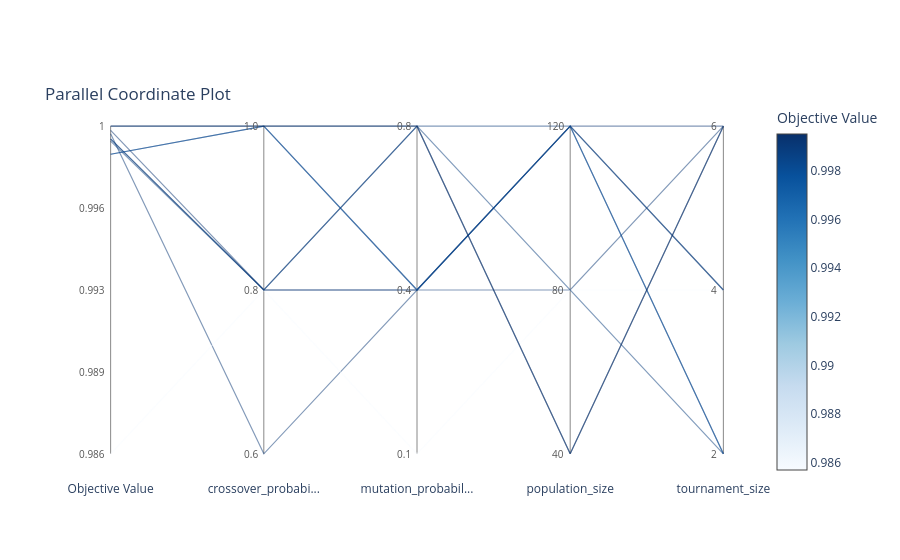

Notebook source saved alongside this figure:
### Code cell
# Shows all parameter combinations together
plot_parallel_coordinate(study).show()

### Figure 1 — Plotly figure (JSON) as saved in the notebook; plotly's stock layout.template omitted (floating-point values rounded to 4 significant figures)
{"data": [{"customdata": [["Objective Value", "0.999"], ["crossover_probabi...", "0.6"], ["mutation_probabil...", "0.4"], ["population_size", "80"], ["tournament_size", "6"]], "hovertemplate": "%{customdata[0]}: %{customdata[1]}<extra></extra>", "line": {"color": "rgb(8.0, 53.9869722557287, 115.88974668274868)", "dash": "solid", "width": 1.2}, "mode": "lines", "opacity": 0.5, "showlegend": false, "type": "scatter", "x": [0, 1, 2, 3, 4], "y": [0.9773, 0, 0.5, 0.5, 1]}, {"customdata": [["Objective Value", "0.986"], ["crossover_probabi...", "0.8"], ["mutation_probabil...", "0.1"], ["population_size", "80"], ["tournament_size", "4"]], "hovertemplate": "%{customdata[0]}: %{customdata[1]}<extra></extra>", "line": {"color": "rgb(247.0, 251.0, 255.0)", "dash": "solid", "width": 1.2}, "mode": "lines", "opacity": 0.5, "showlegend": false, "type": "scatter", "x": [0, 1, 2, 3, 4], "y": [0, 0.5, 0, 0.5, 0.5]}, {"customdata": [["Objective Value", "0.999"], ["crossover_probabi...", "0.8"], ["mutation_probabil...", "0.4"], ["population_size", "120"], ["tournament_size", "4"]], "hovertemplate": "%{customdata[0]}: %{customdata[1]}<extra></extra>", "line": {"color": "rgb(8.0, 58.254282267791794, 122.22605548853933)", "dash": "solid", "width": 1.2}, "mode": "lines", "opacity": 0.5, "showlegend": false, "type": "scatter", "x": [0, 1, 2, 3, 4], "y": [0.9612, 0.5, 0.5, 1, 0.5]}, {"customdata": [["Objective Value", "0.999"], ["crossover_probabi...", "0.8"], ["mutation_probabil...", "0.4"], ["population_size", "120"], ["tournament_size", "6"]], "hovertemplate": "%{customdata[0]}: %{customdata[1]}<extra></extra>", "line": {"color": "rgb(8.0, 51.31194209891696, 111.91773220748276)", "dash": "solid", "width": 1.2}, "mode": "lines", "opacity": 0.5, "showlegend": false, "type": "scatter", "x": [0, 1, 2, 3, 4], "y": [0.9875, 0.5, 0.5, 1, 1]}, {"customdata": [["Objective Value", "0.999"], ["crossover_probabi...", "0.8"], ["mutation_probabil...", "0.8"], ["population_size", "80"], ["tournament_size", "2"]], "hovertemplate": "%{customdata[0]}: %{customdata[1]}<extra></extra>", "line": {"color": "rgb(8.0, 60.00579010856468, 124.8267792521112)", "dash": "solid", "width": 1.2}, "mode": "lines", "opacity": 0.5, "showlegend": false, "type": "scatter", "x": [0, 1, 2, 3, 4], "y": [0.9545, 0.5, 1, 0.5, 0]}, {"customdata": [["Objective Value", "0.999"], ["crossover_probabi...", "0.8"], ["mutation_probabil...", "0.8"], ["population_size", "120"], ["tournament_size", "4"]], "hovertemplate": "%{customdata[0]}: %{customdata[1]}<extra></extra>", "line": {"color": "rgb(8.0, 58.413510253315444, 122.4624849215896)", "dash": "solid", "width": 1.2}, "mode": "lines", "opacity": 0.5, "showlegend": false, "type": "scatter", "x": [0, 1, 2, 3, 4], "y": [0.9606, 0.5, 1, 1, 0.5]}, {"customdata": [["Objective Value", "0.998"], ["crossover_probabi...", "1.0"], ["mutation_probabil...", "0.4"], ["population_size", "120"], ["tournament_size", "2"]], "hovertemplate": "%{customdata[0]}: %{customdata[1]}<extra></extra>", "line": {"color": "rgb(8.0, 70.61037394451316, 140.57297949336802)", "dash": "solid", "width": 1.2}, "mode": "lines", "opacity": 0.5, "showlegend": false, "type": "scatter", "x": [0, 1, 2, 3, 4], "y": [0.9144, 1, 0.5, 1, 0]}, {"customdata": [["Objective Value", "0.998"], ["crossover_probabi...", "1.0"], ["mutation_probabil...", "0.4"], ["population_size", "120"], ["tournament_size", "2"]], "hovertemplate": "%{customdata[0]}: %{customdata[1]}<extra></extra>", "line": {"color": "rgb(8.0, 70.61037394451316, 140.57297949336802)", "dash": "solid", "width": 1.2}, "mode": "lines", "opacity": 0.5, "showlegend": false, "type": "scatter", "x": [0, 1, 2, 3, 4], "y": [0.9144, 1, 0.5, 1, 0]}, {"customdata": [["Objective Value", "1"], ["crossover_probabi...", "1.0"], ["mutation_probabil...", "0.8"], ["population_size", "40"], ["tournament_size", "6"]], "hovertemplate": "%{customdata[0]}: %{customdata[1]}<extra></extra>", "line": {"color": "rgb(8.0, 48.0, 107.0)", "dash": "solid", "width": 1.2}, "mode": "lines", "opacity": 0.5, "showlegend": false, "type": "scatter", "x": [0, 1, 2, 3, 4], "y": [1, 1, 1, 0, 1]}, {"customdata": [["Objective Value", "1"], ["crossover_probabi...", "1.0"], ["mutation_probabil...", "0.8"], ["population_size", "40"], ["tournament_size", "6"]], "hovertemplate": "%{customdata[0]}: %{customdata[1]}<extra></extra>", "line": {"color": "rgb(8.0, 48.0, 107.0)", "dash": "solid", "width": 1.2}, "mode": "lines", "opacity": 0.5, "showlegend": false, "type": "scatter", "x": [0, 1, 2, 3, 4], "y": [1, 1, 1, 0, 1]}, {"hoverinfo": "skip", "marker": {"cmax": 0.9995, "cmin": 0.9857, "color": [0.9857, 0.9995], "colorbar": {"title": {"text": "Objective Value"}}, "colorscale": [[0, "rgb(247,251,255)"], [0.125, "rgb(222,235,247)"], [0.25, "rgb(198,219,239)"], [0.375, "rgb(158,202,225)"], [0.5, "rgb(107,174,214)"], [0.625, "rgb(66,146,198)"], [0.75, "rgb(33,113,181)"], [0.875, "rgb(8,81,156)"], [1, "rgb(8,48,107)"]], "reversescale": false, "showscale": true}, "mode": "markers", "showlegend": false, "type": "scatter", "x": [null, null], "y": [null, null]}], "layout": {"annotations": [{"font": {"color": "#555", "size": 10}, "showarrow": false, "text": "0.986", "x": 0, "xanchor": "right", "xshift": -4, "y": 0}, {"font": {"color": "#555", "size": 10}, "showarrow": false, "text": "0.989", "x": 0, "xanchor": "right", "xshift": -4, "y": 0.25}, {"font": {"color": "#555", "size": 10}, "showarrow": false, "text": "0.993", "x": 0, "xanchor": "right", "xshift": -4, "y": 0.5}, {"font": {"color": "#555", "size": 10}, "showarrow": false, "text": "0.996", "x": 0, "xanchor": "right", "xshift": -4, "y": 0.75}, {"font": {"color": "#555", "size": 10}, "showarrow": false, "text": "1", "x": 0, "xanchor": "right", "xshift": -4, "y": 1}, {"font": {"color": "#555", "size": 10}, "showarrow": false, "text": "0.6", "x": 1, "xanchor": "right", "xshift": -4, "y": 0}, {"font": {"color": "#555", "size": 10}, "showarrow": false, "text": "0.8", "x": 1, "xanchor": "right", "xshift": -4, "y": 0.5}, {"font": {"color": "#555", "size": 10}, "showarrow": false, "text": "1.0", "x": 1, "xanchor": "right", "xshift": -4, "y": 1}, {"font": {"color": "#555", "size": 10}, "showarrow": false, "text": "0.1", "x": 2, "xanchor": "right", "xshift": -4, "y": 0}, {"font": {"color": "#555", "size": 10}, "showarrow": false, "text": "0.4", "x": 2, "xanchor": "right", "xshift": -4, "y": 0.5}, {"font": {"color": "#555", "size": 10}, "showarrow": false, "text": "0.8", "x": 2, "xanchor": "right", "xshift": -4, "y": 1}, {"font": {"color": "#555", "size": 10}, "showarrow": false, "text": "40", "x": 3, "xanchor": "right", "xshift": -4, "y": 0}, {"font": {"color": "#555", "size": 10}, "showarrow": false, "text": "80", "x": 3, "xanchor": "right", "xshift": -4, "y": 0.5}, {"font": {"color": "#555", "size": 10}, "showarrow": false, "text": "120", "x": 3, "xanchor": "right", "xshift": -4, "y": 1}, {"font": {"color": "#555", "size": 10}, "showarrow": false, "text": "2", "x": 4, "xanchor": "right", "xshift": -4, "y": 0}, {"font": {"color": "#555", "size": 10}, "showarrow": false, "text": "4", "x": 4, "xanchor": "right", "xshift": -4, "y": 0.5}, {"font": {"color": "#555", "size": 10}, "showarrow": false, "text": "6", "x": 4, "xanchor": "right", "xshift": -4, "y": 1}], "hovermode": "closest", "legend": {"orientation": "h", "x": 1, "xanchor": "right", "y": 1, "yanchor": "bottom"}, "plot_bgcolor": "white", "shapes": [{"layer": "below", "line": {"color": "#888", "width": 1}, "type": "line", "x0": 0, "x1": 0, "y0": 0, "y1": 1}, {"layer": "below", "line": {"color": "#888", "width": 1}, "type": "line", "x0": 1, "x1": 1, "y0": 0, "y1": 1}, {"layer": "below", "line": {"color": "#888", "width": 1}, "type": "line", "x0": 2, "x1": 2, "y0": 0, "y1": 1}, {"layer": "below", "line": {"color": "#888", "width": 1}, "type": "line", "x0": 3, "x1": 3, "y0": 0, "y1": 1}, {"layer": "below", "line": {"color": "#888", "width": 1}, "type": "line", "x0": 4, "x1": 4, "y0": 0, "y1": 1}], "title": {"text": "Parallel Coordinate Plot", "y": 1, "yanchor": "bottom", "yref": "paper"}, "xaxis": {"range": [-0.2, 4.2], "showgrid": false, "tickmode": "array", "ticktext": ["Objective Value", "crossover_probabi...", "mutation_probabil...", "population_size", "tournament_size"], "tickvals": [0, 1, 2, 3, 4], "zeroline": false}, "yaxis": {"fixedrange": true, "range": [-0.08, 1.08], "visible": false}}}
